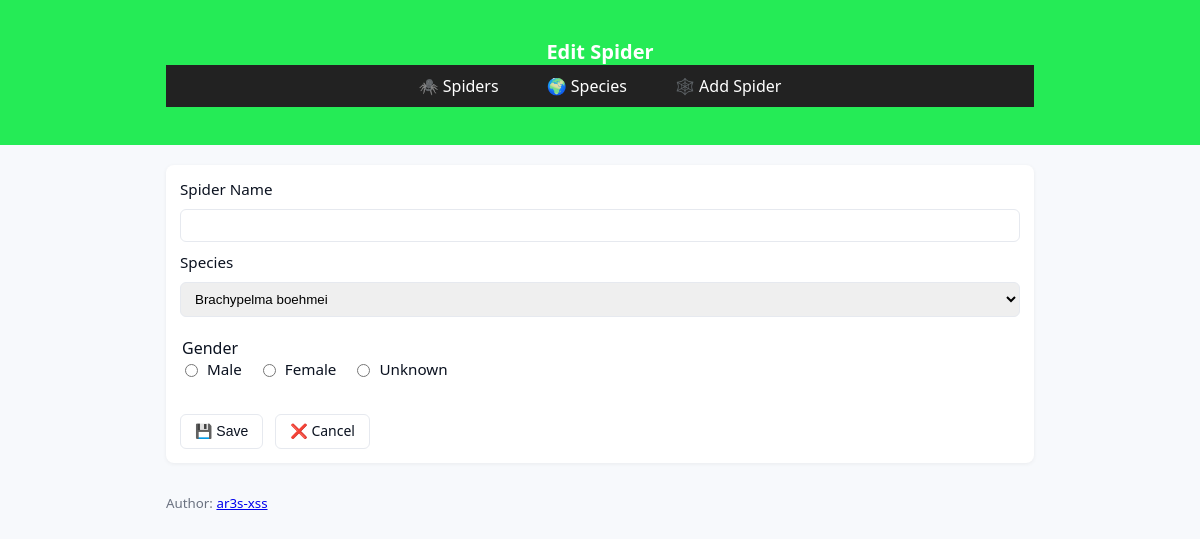
Before: /edit/2 with the older database file.
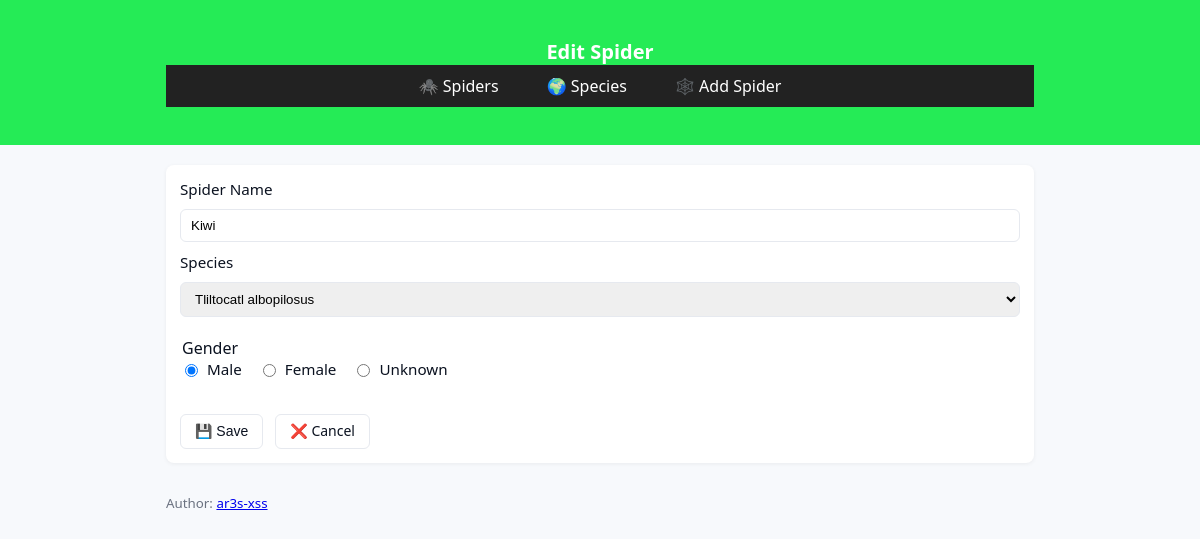
After: the same page with the newer database file.
### tables this page shows
CREATE TABLE spiders (id INTEGER PRIMARY KEY AUTOINCREMENT, name TEXT, gender TEXT, species_id INTEGER, FOREIGN KEY(species_id) REFERENCES species(id) ON DELETE SET NULL);

CREATE TABLE species (id INTEGER PRIMARY KEY AUTOINCREMENT, science_name TEXT, common_name TEXT, world TEXT, world_type TEXT);

### app.py (the view, shortened to what this page needs)
@app.route('/edit/<int:spider_id>', methods=['GET', 'POST'])
def edit(spider_id):
    con = con_db()
    con.row_factory = sqlite3.Row
    cur = con.cursor()
    cur.execute("""
        SELECT s.id, s.name, s.gender, s.species_id
        FROM spiders s
        WHERE s.id = ?
    """, (spider_id,))
    spider = cur.fetchone()
    cur.execute("SELECT id, science_name FROM species")
    species_list = cur.fetchall()
    return render_template(
        'edit.html',
        spider=spider,
        species_list=species_list
    )

### app.py (called while the page is built)
def con_db():
    con = sqlite3.connect(DB_PATH)
    con.execute("PRAGMA foreign_keys = ON")
    con.row_factory = sqlite3.Row
    return con

### templates/edit.html (shortened to what this page needs)
<!doctype html>
<html lang="en">
  <head>
    <link rel="stylesheet" href="{{ url_for('static', filename='style.css') }}">
  </head>
  <body>
    <header class="site-header">
      <div class="container">
        <h1>Edit Spider</h1>
        <nav>
          <ul>
            <li><a href="{{ url_for('index') }}">🕷️ Spiders</a></li>
            <li><a href="{{ url_for('species') }}">🌍 Species</a></li>
            <li><a href="{{ url_for('add') }}">🕸️ Add Spider</a></li>
          </ul>
        </nav>
      </div>
    </header>
    <main class="container">
      <section class="panel">
        <form method="POST">
  <label>Spider Name</label>
  <input type="text" name="name" value="{{ spider['name'] }}">
  <label>Species</label>
  <select name="species_id">
    {% for sp in species_list %}
      <option value="{{ sp['id'] }}"
        {% if sp['id'] == spider['species_id'] %}selected{% endif %}>
        {{ sp['science_name'] }}
      </option>
    {% endfor %}
  </select>
  <fieldset class="radio-group">
    <legend>Gender</legend>
    <label><input type="radio" name="gender" value="Male" {% if spider['gender']=='Male' %}checked{% endif %}> Male</label>
    <label><input type="radio" name="gender" value="Female" {% if spider['gender']=='Female' %}checked{% endif %}> Female</label>
    <label><input type="radio" name="gender" value="Unknown" {% if spider['gender']=='Unknown' %}checked{% endif %}> Unknown</label>
  </fieldset>
  <div class="form-actions">
    <button type="submit" class="btn">💾 Save</button>
    <a href="{{ url_for('index') }}" class="btn secondary">
      ❌ Cancel
    </a>
  </div>
</form>
      </section>
    </main>
    <footer class="site-footer container">
  <small>
    Author:
    <a href="https://github.com/ar3s-xss"
       target="_blank"
       rel="noopener noreferrer">
       ar3s-xss
    </a>
  </small>
</footer>
  </body>
</html>

Changed rows visible on the page:
added spiders: name "Kiwi", species_id "Tliltocatl albopilosus", gender "☑ Male", gender "☐ Female", gender "☐ Unknown"
Other visible differences:
form field species_id: "Brachypelma boehmei" → (not shown)
form field gender: "☐ Male" → (not shown)
form field gender: "☐ Female" → (not shown)
form field gender: "☐ Unknown" → (not shown)
